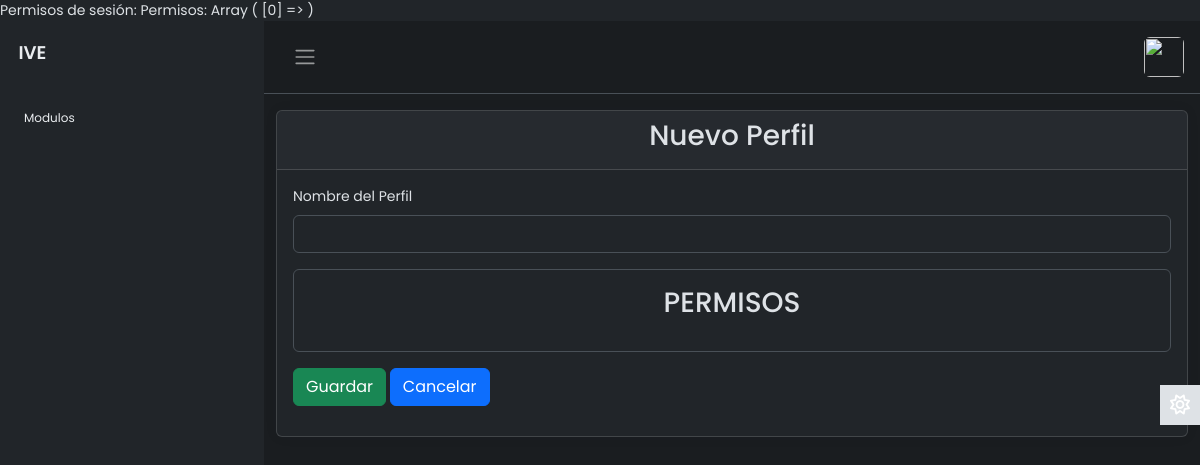
Before: /modulos/perfiles/AltaPerfil.php (signed in) with the older database file.
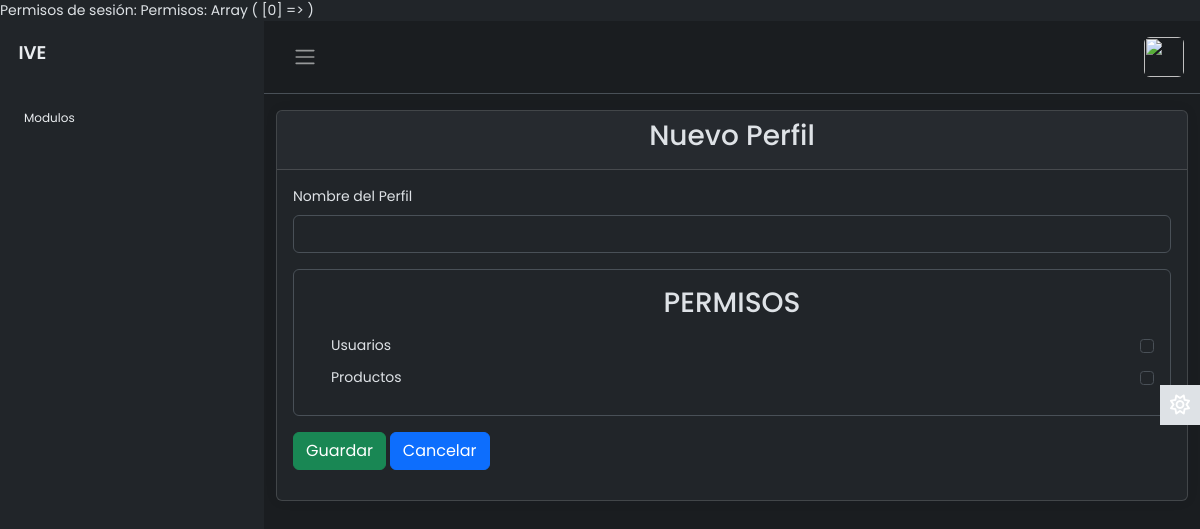
After: the same page with the newer database file.
### tables this page shows
CREATE TABLE `Permisos` (
  `idPermiso` int(11) NOT NULL,
  `nombre_permiso` varchar(100) NOT NULL
);

### modulos/perfiles/MostrarPermisos.php (the view, shortened to what this page needs)
<?php
require("../../config/dbcontext.php");
$sql = "SELECT * FROM Permisos";
$result = $link->query($sql);
if ($result->num_rows > 0) {
    while ($row = $result->fetch_assoc()) { ?>
        <div class="form-check d-flex justify-content-between mb-2">
            <label class="form-check-label" for="permiso<?php echo $row['idPermiso']; ?>">
                <?php echo $row['nombre_permiso'] ?>
            </label>
            <input class="form-check-input" type="checkbox" name="permisos" value="<?php echo $row['nombre_permiso']; ?>" id="permiso<?php echo $row['nombre_permiso']; ?>">
        </div>
<?php
    }
} else {
    $Resultado .= "<tr><td colspan='3'>No se encontraron registros.</td></tr>";
}
?>

Changed rows visible on the page:
added permisos: nombre_permiso "Usuarios"
added permisos: nombre_permiso "Productos"
